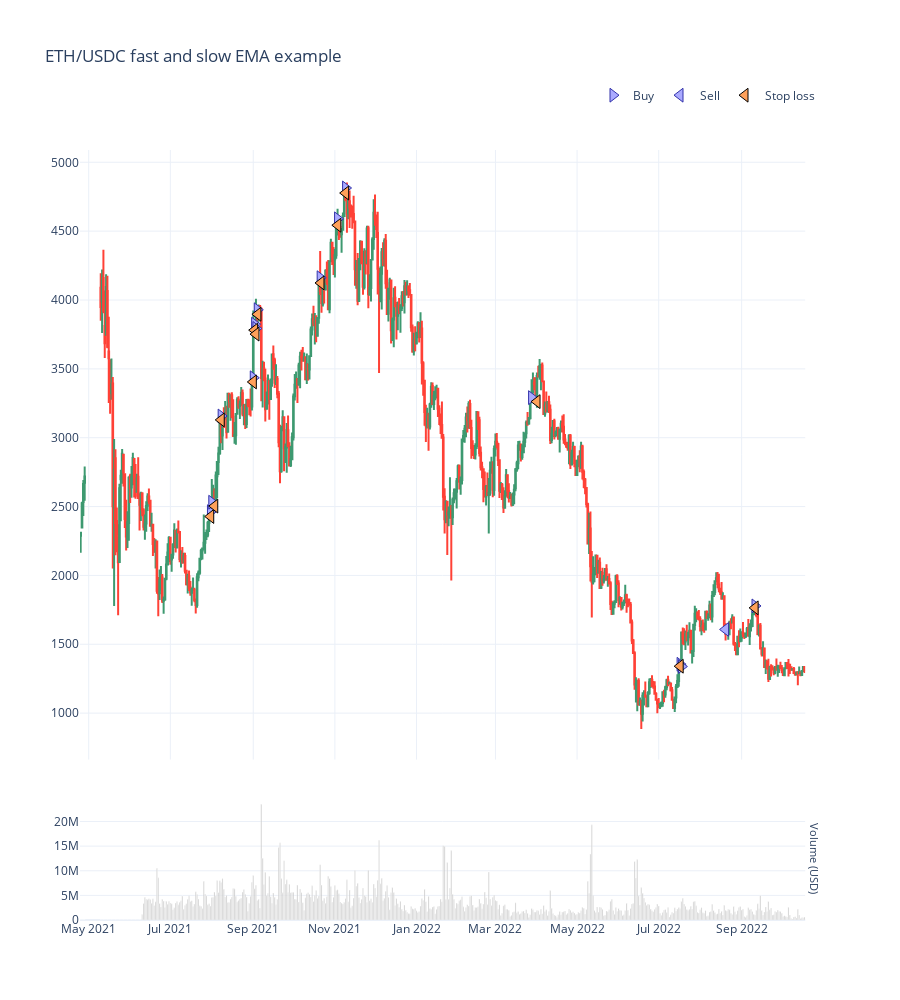

The cell this chart's notebook holds for it:
### Code cell
from tradeexecutor.visual.single_pair import visualise_single_pair, visualise_single_pair_positions_with_duration_and_slippage
from tradingstrategy.charting.candle_chart import VolumeBarMode

figure = visualise_single_pair(
    state,
    universe.universe.candles,
    start_at=START_AT,
    end_at=END_AT,
    volume_bar_mode=VolumeBarMode.separate,
    volume_axis_name="Volume (USD)",
    height = 1000,
)

figure.show()

### Figure 1 — Plotly figure (JSON) as saved in the notebook; plotly's stock layout.template omitted (floating-point values rounded to 4 significant figures; data arrays with more than 128 entries replaced by an {"elided": "..."} marker saying what was removed)
{"data": [{"marker": {"color": "rgba(128,128,128,0.5)"}, "showlegend": false, "type": "bar", "x": {"elided": "531 str values"}, "xaxis": "x2", "y": {"elided": "531 float values"}, "yaxis": "y2"}, {"close": {"elided": "531 float values"}, "high": {"elided": "531 float values"}, "hoverinfo": "text", "low": {"elided": "531 float values"}, "open": {"elided": "531 float values"}, "showlegend": false, "text": {"elided": "531 str values"}, "type": "candlestick", "x": {"elided": "531 str values"}, "xaxis": "x", "yaxis": "y"}, {"hoverinfo": "text", "marker": {"color": "#aaaaff", "line": {"color": "#3333aa", "width": 1}, "size": 12, "symbol": "triangle-right"}, "mode": "markers", "name": "Buy", "text": ["Buy ETH<br><br>Executed at: 2021-07-31 00:00:00<br>Value: 7000.0000 USD<br>Quantity: 2.835304 ETH<br><br>Mid-price: 2462.7146 ETH / USD<br>Executed at price: 2468.8714 ETH / USD<br>Estimated execution price: 2468.8714 ETH / USD<br><br>Fees paid: $17.50<br>Fees planned: $17.50<br>Fees: 0.0025 %", "Buy ETH<br><br>Executed at: 2021-08-01 00:00:00<br>Value: 6906.4023 USD<br>Quantity: 2.721398 ETH<br><br>Mid-price: 2531.4854 ETH / USD<br>Executed at price: 2537.8141 ETH / USD<br>Estimated execution price: 2537.8141 ETH / USD<br><br>Fees paid: $17.27<br>Fees planned: $17.27<br>Fees: 0.0025 %", "Buy ETH<br><br>Executed at: 2021-08-08 00:00:00<br>Value: 6829.1452 USD<br>Quantity: 2.157410 ETH<br><br>Mid-price: 3157.5432 ETH / USD<br>Executed at price: 3165.4371 ETH / USD<br>Estimated execution price: 3165.4371 ETH / USD<br><br>Fees paid: $17.07<br>Fees planned: $17.07<br>Fees: 0.0025 %", "Buy ETH<br><br>Executed at: 2021-09-01 00:00:00<br>Value: 6762.8138 USD<br>Quantity: 1.963788 ETH<br><br>Mid-price: 3435.1715 ETH / USD<br>Executed at price: 3443.7594 ETH / USD<br>Estimated execution price: 3443.7594 ETH / USD<br><br>Fees paid: $16.91<br>Fees planned: $16.91<br>Fees: 0.0025 %", "Buy ETH<br><br>Executed at: 2021-09-02 00:00:00<br>Value: 6697.8327 USD<br>Quantity: 1.746885 ETH<br><br>Mid-price: 3824.5960 ETH / USD<br>Executed at price: 3834.1575 ETH / USD<br>Estimated execution price: 3834.1575 ETH / USD<br><br>Fees paid: $16.74<br>Fees planned: $16.74<br>Fees: 0.0025 %", "Buy ETH<br><br>Executed at: 2021-09-03 00:00:00<br>Value: 6621.3595 USD<br>Quantity: 1.741147 ETH<br><br>Mid-price: 3793.3876 ETH / USD<br>Executed at price: 3802.8711 ETH / USD<br>Estimated execution price: 3802.8711 ETH / USD<br><br>Fees paid: $16.55<br>Fees planned: $16.55<br>Fees: 0.0025 %", "Buy ETH<br><br>Executed at: 2021-09-04 00:00:00<br>Value: 6548.1200 USD<br>Quantity: 1.662301 ETH<br><br>Mid-price: 3929.3665 ETH / USD<br>Executed at price: 3939.1899 ETH / USD<br>Estimated execution price: 3939.1899 ETH / USD<br><br>Fees paid: $16.37<br>Fees planned: $16.37<br>Fees: 0.0025 %", "Buy ETH<br><br>Executed at: 2021-10-21 00:00:00<br>Value: 6486.8772 USD<br>Quantity: 1.554739 ETH<br><br>Mid-price: 4161.9215 ETH / USD<br>Executed at price: 4172.3263 ETH / USD<br>Estimated execution price: 4172.3263 ETH / USD<br><br>Fees paid: $16.22<br>Fees planned: $16.22<br>Fees: 0.0025 %", "Buy ETH<br><br>Executed at: 2021-11-03 00:00:00<br>Value: 6423.1537 USD<br>Quantity: 1.396093 ETH<br><br>Mid-price: 4589.3317 ETH / USD<br>Executed at price: 4600.8051 ETH / USD<br>Estimated execution price: 4600.8051 ETH / USD<br><br>Fees paid: $16.06<br>Fees planned: $16.06<br>Fees: 0.0025 %", "Buy ETH<br><br>Executed at: 2021-11-09 00:00:00<br>Value: 6355.6000 USD<br>Quantity: 1.317071 ETH<br><br>Mid-price: 4813.5222 ETH / USD<br>Executed at price: 4825.5561 ETH / USD<br>Estimated execution price: 4825.5561 ETH / USD<br><br>Fees paid: $15.89<br>Fees planned: $15.89<br>Fees: 0.0025 %", "Buy ETH<br><br>Executed at: 2022-03-28 00:00:00<br>Value: 6299.7517 USD<br>Quantity: 1.909369 ETH<br><br>Mid-price: 3291.1619 ETH / USD<br>Executed at price: 3299.3898 ETH / USD<br>Estimated execution price: 3299.3898 ETH / USD<br><br>Fees paid: $15.75<br>Fees planned: $15.75<br>Fees: 0.0025 %", "Buy ETH<br><br>Executed at: 2022-07-17 00:00:00<br>Value: 6239.0185 USD<br>Quantity: 4.593837 ETH<br><br>Mid-price: 1354.7411 ETH / USD<br>Executed at price: 1358.1280 ETH / USD<br>Estimated execution price: 1358.1280 ETH / USD<br><br>Fees paid: $15.60<br>Fees planned: $15.60<br>Fees: 0.0025 %", "Buy ETH<br><br>Executed at: 2022-07-18 00:00:00<br>Value: 6171.7970 USD<br>Quantity: 4.599114 ETH<br><br>Mid-price: 1338.6070 ETH / USD<br>Executed at price: 1341.9535 ETH / USD<br>Estimated execution price: 1341.9535 ETH / USD<br><br>Fees paid: $15.43<br>Fees planned: $15.43<br>Fees: 0.0025 %", "Buy ETH<br><br>Executed at: 2022-09-11 00:00:00<br>Value: 7013.7501 USD<br>Quantity: 3.933673 ETH<br><br>Mid-price: 1778.5566 ETH / USD<br>Executed at price: 1783.0030 ETH / USD<br>Estimated execution price: 1783.0030 ETH / USD<br><br>Fees paid: $17.53<br>Fees planned: $17.53<br>Fees: 0.0025 %"], "type": "scatter", "x": ["2021-07-31T00:00:00", "2021-08-01T00:00:00", "2021-08-08T00:00:00", "2021-09-01T00:00:00", "2021-09-02T00:00:00", "2021-09-03T00:00:00", "2021-09-04T00:00:00", "2021-10-21T00:00:00", "2021-11-03T00:00:00", "2021-11-09T00:00:00", "2022-03-28T00:00:00", "2022-07-17T00:00:00", "2022-07-18T00:00:00", "2022-09-11T00:00:00"], "xaxis": "x", "y": [2463.0, 2531.0, 3158.0, 3435.0, 3825.0, 3793.0, 3929.0, 4162.0, 4589.0, 4814.0, 3291.0, 1355.0, 1339.0, 1779.0], "yaxis": "y"}, {"hoverinfo": "text", "marker": {"color": "#aaaaff", "line": {"color": "#3333aa", "width": 1}, "size": 12, "symbol": "triangle-left"}, "mode": "markers", "name": "Sell", "text": ["Sell ETH<br><br>Executed at: 2022-08-20 00:00:00<br>Value: 7374.5871 USD<br>Quantity: 4.599114 ETH<br><br>Mid-price: 1607.4987 ETH / USD<br>Executed at price: 1603.4799 ETH / USD<br>Estimated execution price: 1603.4799 ETH / USD<br><br>Fees paid: $18.48<br>Fees planned: $18.48<br>Fees: 0.0025 %"], "type": "scatter", "x": ["2022-08-20T00:00:00"], "xaxis": "x", "y": [1607.0], "yaxis": "y"}, {"hoverinfo": "text", "marker": {"line": {"color": "black", "width": 1}, "size": 12, "symbol": "triangle-left"}, "mode": "markers", "name": "Stop loss", "text": ["Stop loss ETH<br><br>Trigger was at 2445.4756 ETH / USD<br><br>Executed at: 2021-07-31 04:45:00<br>Value: 6866.2890 USD<br>Quantity: 2.835304 ETH<br><br>Mid-price: 2427.7815 ETH / USD<br>Executed at price: 2421.7120 ETH / USD<br>Estimated execution price: 2421.7120 ETH / USD<br><br>Fees paid: $17.21<br>Fees planned: $17.21<br>Fees: 0.0025 %", "Stop loss ETH<br><br>Trigger was at 2513.7650 ETH / USD<br><br>Executed at: 2021-08-03 05:00:00<br>Value: 6796.0350 USD<br>Quantity: 2.721398 ETH<br><br>Mid-price: 2503.5176 ETH / USD<br>Executed at price: 2497.2588 ETH / USD<br>Estimated execution price: 2497.2588 ETH / USD<br><br>Fees paid: $17.03<br>Fees planned: $17.03<br>Fees: 0.0025 %", "Stop loss ETH<br><br>Trigger was at 3135.4404 ETH / USD<br><br>Executed at: 2021-08-08 01:30:00<br>Value: 6734.3860 USD<br>Quantity: 2.157410 ETH<br><br>Mid-price: 3129.3378 ETH / USD<br>Executed at price: 3121.5145 ETH / USD<br>Estimated execution price: 3121.5145 ETH / USD<br><br>Fees paid: $16.88<br>Fees planned: $16.88<br>Fees: 0.0025 %", "Stop loss ETH<br><br>Trigger was at 3411.1253 ETH / USD<br><br>Executed at: 2021-09-01 01:00:00<br>Value: 6669.9837 USD<br>Quantity: 1.963788 ETH<br><br>Mid-price: 3405.0010 ETH / USD<br>Executed at price: 3396.4885 ETH / USD<br>Estimated execution price: 3396.4885 ETH / USD<br><br>Fees paid: $16.72<br>Fees planned: $16.72<br>Fees: 0.0025 %", "Stop loss ETH<br><br>Trigger was at 3797.8239 ETH / USD<br><br>Executed at: 2021-09-02 01:00:00<br>Value: 6588.5852 USD<br>Quantity: 1.746885 ETH<br><br>Mid-price: 3781.0718 ETH / USD<br>Executed at price: 3771.6191 ETH / USD<br>Estimated execution price: 3771.6191 ETH / USD<br><br>Fees paid: $16.51<br>Fees planned: $16.51<br>Fees: 0.0025 %", "Stop loss ETH<br><br>Trigger was at 3766.8339 ETH / USD<br><br>Executed at: 2021-09-03 00:45:00<br>Value: 6516.7317 USD<br>Quantity: 1.741147 ETH<br><br>Mid-price: 3752.1602 ETH / USD<br>Executed at price: 3742.7798 ETH / USD<br>Estimated execution price: 3742.7798 ETH / USD<br><br>Fees paid: $16.33<br>Fees planned: $16.33<br>Fees: 0.0025 %", "Stop loss ETH<br><br>Trigger was at 3901.8609 ETH / USD<br><br>Executed at: 2021-09-04 11:15:00<br>Value: 6460.6302 USD<br>Quantity: 1.662301 ETH<br><br>Mid-price: 3896.2989 ETH / USD<br>Executed at price: 3886.5582 ETH / USD<br>Estimated execution price: 3886.5582 ETH / USD<br><br>Fees paid: $16.19<br>Fees planned: $16.19<br>Fees: 0.0025 %", "Stop loss ETH<br><br>Trigger was at 4132.7881 ETH / USD<br><br>Executed at: 2021-10-21 14:45:00<br>Value: 6395.8437 USD<br>Quantity: 1.554739 ETH<br><br>Mid-price: 4124.0842 ETH / USD<br>Executed at price: 4113.7740 ETH / USD<br>Estimated execution price: 4113.7740 ETH / USD<br><br>Fees paid: $16.03<br>Fees planned: $16.03<br>Fees: 0.0025 %", "Stop loss ETH<br><br>Trigger was at 4557.2064 ETH / USD<br><br>Executed at: 2021-11-03 05:00:00<br>Value: 6326.6484 USD<br>Quantity: 1.396093 ETH<br><br>Mid-price: 4543.0374 ETH / USD<br>Executed at price: 4531.6798 ETH / USD<br>Estimated execution price: 4531.6798 ETH / USD<br><br>Fees paid: $15.86<br>Fees planned: $15.86<br>Fees: 0.0025 %", "Stop loss ETH<br><br>Trigger was at 4779.8276 ETH / USD<br><br>Executed at: 2021-11-09 01:15:00<br>Value: 6275.8167 USD<br>Quantity: 1.317071 ETH<br><br>Mid-price: 4776.9220 ETH / USD<br>Executed at price: 4764.9797 ETH / USD<br>Estimated execution price: 4764.9797 ETH / USD<br><br>Fees paid: $15.73<br>Fees planned: $15.73<br>Fees: 0.0025 %", "Stop loss ETH<br><br>Trigger was at 3268.1237 ETH / USD<br><br>Executed at: 2022-04-01 02:00:00<br>Value: 6212.9899 USD<br>Quantity: 1.909369 ETH<br><br>Mid-price: 3262.1050 ETH / USD<br>Executed at price: 3253.9497 ETH / USD<br>Estimated execution price: 3253.9497 ETH / USD<br><br>Fees paid: $15.57<br>Fees planned: $15.57<br>Fees: 0.0025 %", "Stop loss ETH<br><br>Trigger was at 1345.2579 ETH / USD<br><br>Executed at: 2022-07-17 01:30:00<br>Value: 6142.9879 USD<br>Quantity: 4.593837 ETH<br><br>Mid-price: 1340.5752 ETH / USD<br>Executed at price: 1337.2238 ETH / USD<br>Estimated execution price: 1337.2238 ETH / USD<br><br>Fees paid: $15.40<br>Fees planned: $15.40<br>Fees: 0.0025 %", "Stop loss ETH<br><br>Trigger was at 1766.1067 ETH / USD<br><br>Executed at: 2022-09-11 01:30:00<br>Value: 6923.1535 USD<br>Quantity: 3.933673 ETH<br><br>Mid-price: 1764.3829 ETH / USD<br>Executed at price: 1759.9720 ETH / USD<br>Estimated execution price: 1759.9720 ETH / USD<br><br>Fees paid: $17.35<br>Fees planned: $17.35<br>Fees: 0.0025 %"], "type": "scatter", "x": ["2021-07-31T04:45:00", "2021-08-03T05:00:00", "2021-08-08T01:30:00", "2021-09-01T01:00:00", "2021-09-02T01:00:00", "2021-09-03T00:45:00", "2021-09-04T11:15:00", "2021-10-21T14:45:00", "2021-11-03T05:00:00", "2021-11-09T01:15:00", "2022-04-01T02:00:00", "2022-07-17T01:30:00", "2022-09-11T01:30:00"], "xaxis": "x", "y": [2428.0, 2504.0, 3129.0, 3405.0, 3781.0, 3752.0, 3896.0, 4124.0, 4543.0, 4777.0, 3262.0, 1341.0, 1764.0], "yaxis": "y"}, {"hoverinfo": "text", "marker": {"line": {"color": "black", "width": 1}, "size": 12, "symbol": "triangle-left"}, "mode": "markers", "name": "Take profit", "text": [], "type": "scatter", "x": [], "xaxis": "x", "y": [], "yaxis": "y"}], "layout": {"annotations": [{"font": {"size": 11}, "showarrow": false, "text": "Volume (USD)", "textangle": 90, "x": 0.98, "xanchor": "left", "xref": "paper", "y": 0.07917, "yanchor": "middle", "yref": "paper"}], "height": 1000, "legend": {"orientation": "h", "x": 1, "xanchor": "right", "y": 1.09, "yanchor": "top"}, "margin": {"t": 150}, "title": {"text": "ETH/USDC fast and slow EMA example", "y": 0.95}, "xaxis": {"anchor": "y", "domain": [0, 0.98], "matches": "x2", "rangeslider": {"visible": false}, "showticklabels": false}, "xaxis2": {"anchor": "y2", "domain": [0, 0.98], "rangeslider": {"visible": false}}, "yaxis": {"anchor": "x", "domain": [0.2083, 1]}, "yaxis2": {"anchor": "x2", "domain": [0, 0.1583]}}}
